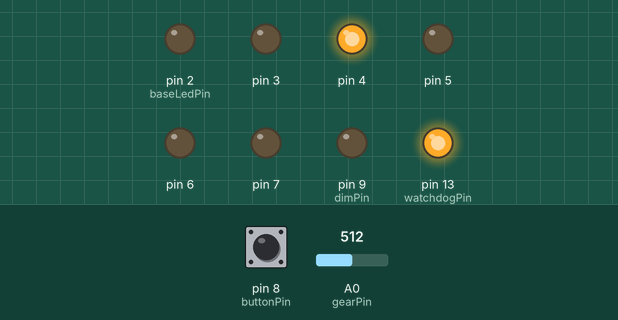
Recording of a sketch running on a simulated Arduino Uno, built with avr-gcc and run on an emulated ATmega328P. On the bench: output pins drawn as LEDs (lit = HIGH). Dashed ring = blinking. The inputs (shaded band) are chosen by the test bench; at power-on: A0 (gearPin) = 512, pin 8 (buttonPin) HIGH. EEPROM starts erased.

Above: at 2.1 s.
2.2 s: A0 (gearPin) set to 462
5.2 s: A0 (gearPin) set to 440
At 6.3 s:
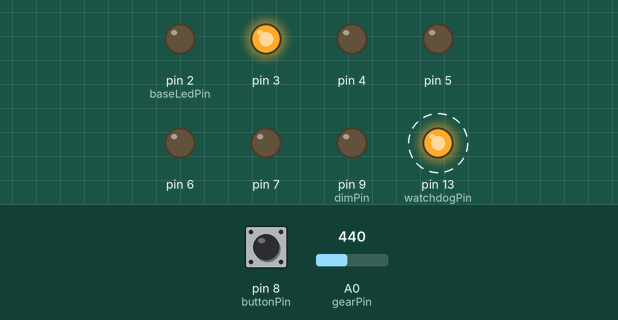
8.2 s: pin 8 (buttonPin) pulled LOW for 0.15 s
At 9.3 s:
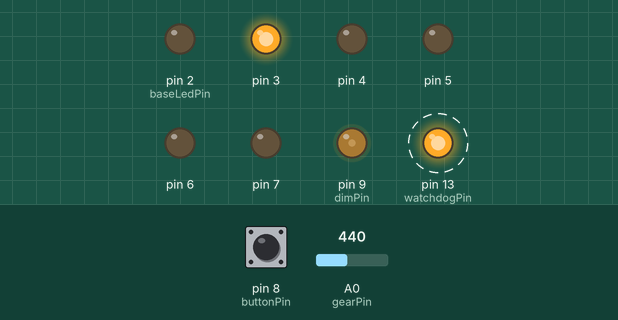
11.2 s: A0 (gearPin) set to 0
At 11.53 s:
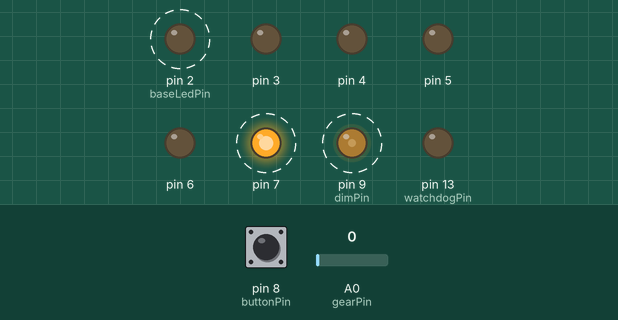
14.2 s: pin 8 (buttonPin) pulled LOW for 1 s
17.2 s: A0 (gearPin) set to 94
20.2 s: A0 (gearPin) set to 107
At 21.2 s:
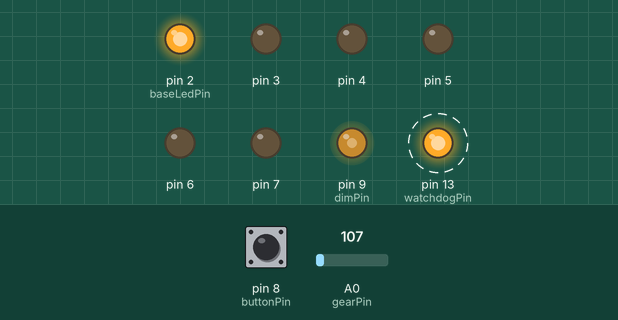
Timing chart, 0 to 24.2 s (numbered marks = the images above; inputs shaded):
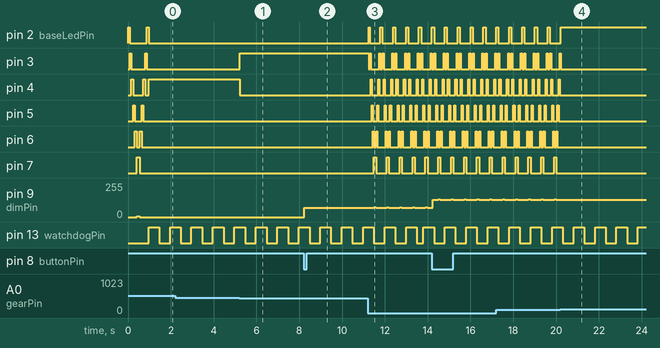

The sketch:

GearIndicator.ino
```cpp
// (licence header left out)
#include <EEPROM.h>

// Gear Values
#define GEAR_1 330
#define GEAR_2 450
#define GEAR_3 600
#define GEAR_4 750
#define GEAR_5 890
#define GEAR_6 980
#define GEAR_N 1000
#define KILL 100

// delays
#define INITIAL_SWEEP_DELAY 80
#define LOOP_DELAY 50

// Static array for LED dim values
static int dimArray[] = {0, 70, 130, 180, 220};
static byte dimSize = sizeof(dimArray);

// LED brightness correction
static int dimCorr[] = {0, 0, 0, 0, 0, 5};

// EEPROM Addresses
static int dimAddress = 0;

// Global Variables
int baseLedPin = 2;
int gearPin = A0;
int gearValue = 0;
byte gear = 0;
byte oldgear =0;
byte kill = 0;
byte killSweapPos = 1;
byte killSweapDir = 0;
int dimPin = 9;
byte dimValue = 0;
int watchdogPin = 13;
byte watchdogCounter = 0;
int buttonPin = 8;
byte buttonState= 1;

// the setup routine runs once when you press reset:
void setup() {
   int i =0;
  // initialize the digital pin as an output.
  for (i=0; i < 6; i++) {
    pinMode(baseLedPin + i, OUTPUT);
  }

  dimValue =  EEPROM.read(dimAddress);
  if (dimValue > dimSize -1) { // EEPROM is not initialized or array size has changed
    dimValue = 0;
  }
  // Sweep
  for (i=1; i < 7; i++) {
    gearLight(i);
    delay(INITIAL_SWEEP_DELAY);
  }
  for (i=6; i > 0; i--) {
    gearLight(i);
    delay(INITIAL_SWEEP_DELAY);
  }

  pinMode(watchdogPin, OUTPUT);
  pinMode(buttonPin, INPUT_PULLUP);
}

// the loop routine runs over and over again forever:
void loop() {
  gearValue = analogRead(gearPin);
  if (gearValue < KILL) {
    gear = 0;
    kill = 1;
  } else if (gearValue < GEAR_1) {
    gear = 1;
    kill = 0;
  } else if (gearValue < GEAR_2) {
    gear = 2;
    kill = 0;
  } else if (gearValue < GEAR_3) {
    gear = 3;
    kill = 0;
  } else if (gearValue < GEAR_4) {
    gear = 4;
    kill = 0;
  } else if (gearValue < GEAR_5) {
    gear = 5;
    kill = 0;
  } else if (gearValue < GEAR_6) {
    gear = 6;
    kill = 0;
  } else {
    gear = 0;
    kill = 0;
  }
  if (kill == 0) {
    if (gear != oldgear) {

      gearLight(gear);
    }
  } else {
    killSweap();
  }
  if ((watchdogCounter % 20) == 0) {
    digitalWrite(watchdogPin, HIGH);
  } else if ((watchdogCounter % 20) == 10) {
    digitalWrite(watchdogPin, LOW);
  }

  if (digitalRead(buttonPin) == 0 and buttonState == 1) {  // Button got pressed
    buttonState=0;
    dimValue++;
    if (dimValue >= dimSize) {
      dimValue=0;
    }
    analogWrite(dimPin, dimArray[dimValue]);
    EEPROM.write(dimAddress, dimValue);
  } else if (digitalRead(buttonPin) == 1 and buttonState == 0) { // Button got released
    buttonState=1;
  }

  watchdogCounter++;
  delay(LOOP_DELAY);

}

// Disable previous LED and enable the one for the selected gear
void gearLight(int g) {
  int dv=0;

  dv=dimArray[dimValue]+dimCorr[(g-1)];

  digitalWrite(baseLedPin - 1 + oldgear, LOW);
  analogWrite(dimPin, dv);
  digitalWrite(baseLedPin -1 + g, HIGH);
  oldgear=g;
}

// Sweap LEDs up and down when kill switch is on or side stand is down
void killSweap() {
  gearLight(killSweapPos);
  if (killSweapDir == 0) {
    killSweapPos++;
  } else {
    killSweapPos--;
  }
  if (killSweapPos > 6) {
    killSweapDir = 1;
    killSweapPos = 6;
  } else if (killSweapPos < 1) {
    killSweapDir = 0;
    killSweapPos = 1;
  }
}
```

Measured:
- the behaviour switches between 450 and 449 on A0 (gearPin) (found by bisection; images 0 and 1)
- the behaviour switches between 99 and 100 on A0 (gearPin) (found by bisection; images 3 and 4)
- after the input at 5.2 s, pin 3: LOW → HIGH at once; pin 4: HIGH → LOW at once
- after the input at 8.2 s, pin 9 (dimPin): 0/255 → 70/255 at once
- after the input at 11.2 s, pin 2 (baseLedPin): alternates HIGH for 0.10 s and LOW for 0.50 s, starting at once; pin 3: HIGH → LOW at once, then repeats every 0.60 s: HIGH 0.05 s, LOW 0.40 s, HIGH 0.05 s, LOW 0.10 s
- after the input at 20.2 s, pin 2 (baseLedPin): goes on until 20.2 s, then stays HIGH; pin 3: goes on until 20.2 s, then stays LOW; pin 4–7: stops changing and stays LOW; pin 9 (dimPin): stops changing and stays 130/255
- by itself, pin 13 (watchdogPin): alternates HIGH for 0.50 s and LOW for 0.50 s
